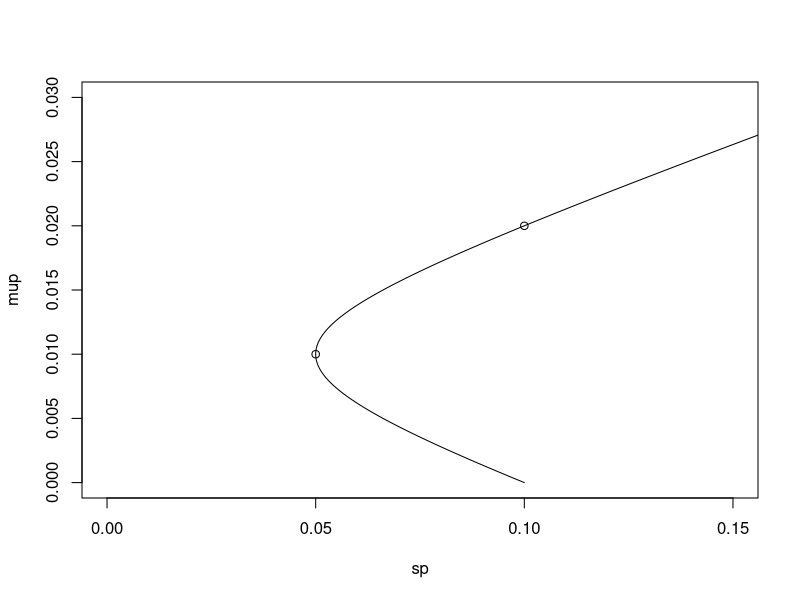

The R script that drew this image:
## ---- chunk 1
mu1 = 0.02; s1 = 0.10;
mu2 = 0.01; s2 = 0.05; rho = 0.5
omega1 = seq(-1,2,by=0.001); omega2 = 1-omega1
mup = omega1*mu1 + omega2*mu2
s2p = omega1^2*s1^2 + 2*omega1*omega2*rho*s1*s2 + omega2^2*s2^2
sp = sqrt(s2p)
## ---- chunk 2
plot(sp, mup, type='l', xlim=c(0,0.15))
points(c(s1,s2), c(mu1,mu2))
